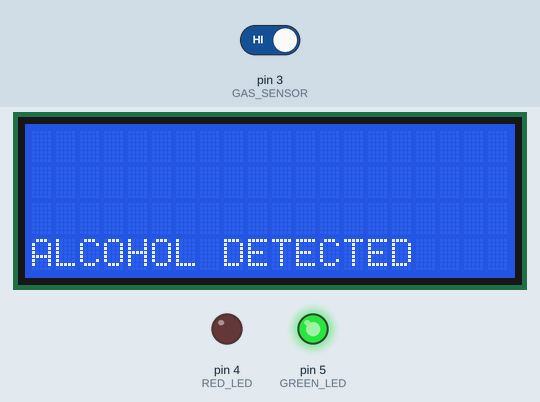
Simulated run of this sketch. Board: Arduino Uno, built with avr-gcc and run on an emulated ATmega328P. Shown: 20×4 character LCD, output pins drawn as LEDs (lit = HIGH). The inputs (shaded band) are chosen by the test bench; at power-on: pin 3 (GAS_SENSOR) HIGH.

Above: at 2.2 s.
2.3 s: pin 3 (GAS_SENSOR) driven LOW
At 3.3 s:
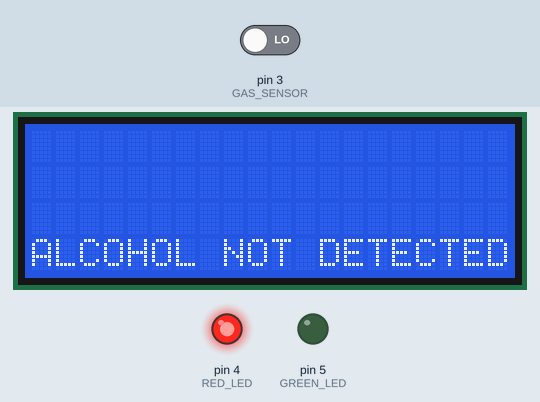
3.8 s: pin 3 (GAS_SENSOR) driven HIGH
At 5.1 s:
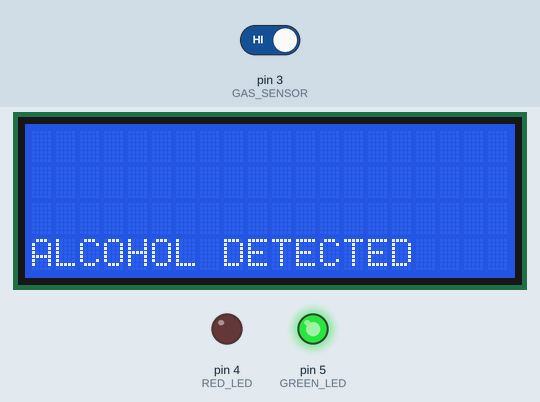
Timing chart, 0 to 6.8 s (numbered marks = the images above; inputs shaded):
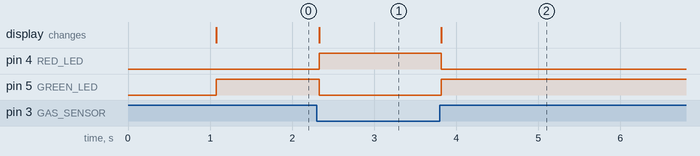

Measured:
- after the input at 2.3 s, pin 4 (RED_LED): LOW → HIGH at once; pin 5 (GREEN_LED): HIGH → LOW at once; the display: changes at once (image 1)
- after the input at 3.8 s, pin 4 (RED_LED): HIGH → LOW at once; pin 5 (GREEN_LED): LOW → HIGH at once; the display: changes at once (image 2)

The sketch:

PROJECT_GAS_SENSOR__2_.ino
```cpp
#include <LiquidCrystal.h>
LiquidCrystal lcd(13,12,11,10,9,8);
int GAS_SENSOR=3;
int RED_LED=4;
int GREEN_LED=5;

void setup() {
pinMode(GAS_SENSOR, INPUT_PULLUP);
pinMode(RED_LED, OUTPUT);
pinMode(GREEN_LED, OUTPUT);
lcd.begin(20,4);
lcd.setCursor(0,0);
lcd.print("SISTEM PENDETEKSI");
lcd.setCursor(0,1);
lcd.print("ALCOHOL");
lcd.setCursor(0,2);
lcd.print("TELEKOMUNIKASI PNJ");
delay(1000);
}

void loop() {
int GAS_SENSOR_READ = digitalRead(GAS_SENSOR);
if (GAS_SENSOR_READ == HIGH)
  {
    lcd.clear();
    lcd.setCursor(0, 3);
    lcd.print("ALCOHOL DETECTED ");
    digitalWrite(RED_LED, LOW);
    digitalWrite(GREEN_LED, HIGH);
    delay(50);
  }
else
  {
    lcd.clear();
    lcd.setCursor(0, 3);
    lcd.print("ALCOHOL NOT DETECTED ");
    digitalWrite(GREEN_LED, LOW);
    digitalWrite(RED_LED, HIGH);
    delay(50);
}
}
```
